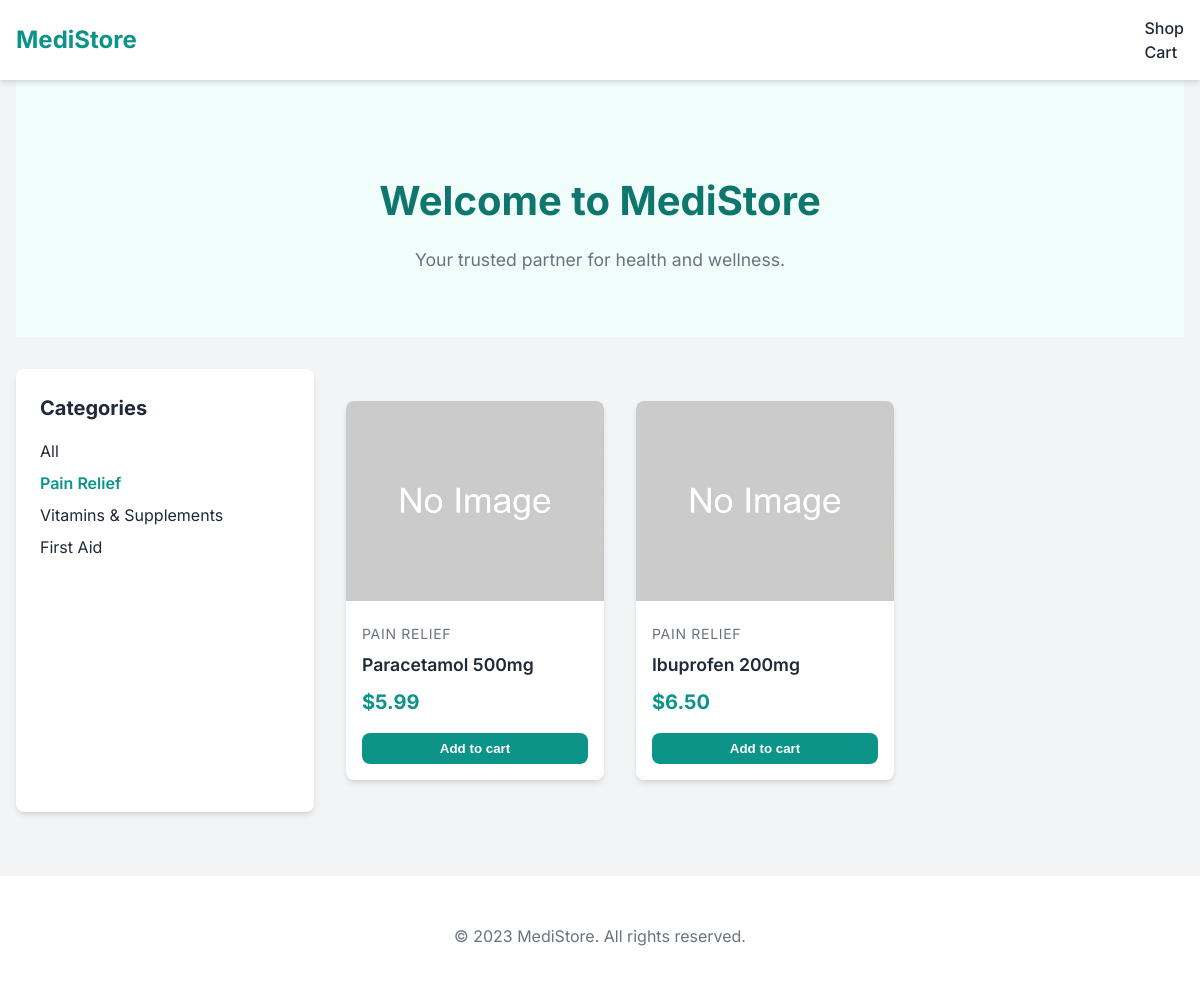
The page /category/pain-relief/ on the database its author committed.
### store/models.py (models this page shows, shortened)
class Category(models.Model):
    name = models.CharField(max_length=200)
    slug = models.SlugField(unique=True)
    image = models.ImageField(upload_to='categories/', blank=True, null=True)
    class Meta:
        verbose_name_plural = 'Categories'

class Medicine(models.Model):
    category = models.ForeignKey(Category, related_name='medicines', on_delete=models.CASCADE)
    name = models.CharField(max_length=200)
    slug = models.SlugField(unique=True)
    image = models.ImageField(upload_to='medicines/')
    description = models.TextField(blank=True)
    price = models.DecimalField(max_digits=10, decimal_places=2)
    stock = models.PositiveIntegerField()
    is_prescription_required = models.BooleanField(default=False)
    available = models.BooleanField(default=True)
    created = models.DateTimeField(auto_now_add=True)
    updated = models.DateTimeField(auto_now=True)

### store/views.py (the view)
# urls.py: path('', views.product_list, name='product_list'),
def product_list(request, category_slug=None):
    category = None
    categories = Category.objects.all()
    medicines = Medicine.objects.filter(available=True)
    if category_slug:
        category = get_object_or_404(Category, slug=category_slug)
        medicines = medicines.filter(category=category)
    return render(request, 'store/product/list.html',
                  {'category': category,
                   'categories': categories,
                   'medicines': medicines})

### templates/store/product/list.html (shortened to what this page needs)
{% extends "store/base.html" %}
{% load static %}
{% block content %}
    <div class="hero">
        <h1>Welcome to MediStore</h1>
        <p>Your trusted partner for health and wellness.</p>
    </div>
    <div style="display: flex; gap: 2rem;">
        <aside class="sidebar" style="width: 250px; flex-shrink: 0;">
            <h3>Categories</h3>
            <ul class="category-list">
                <li>
                    <a href="{% url 'store:product_list' %}" {% if not category %}class="active"{% endif %}>All</a>
                </li>
                {% for c in categories %}
                    <li>
                        <a href="{{ c.get_absolute_url }}" {% if category.slug == c.slug %}class="active"{% endif %}>{{ c.name }}</a>
                    </li>
                {% endfor %}
            </ul>
        </aside>
        <div style="flex-grow: 1;">
            <div id="product-grid-container">
                <div class="product-grid">
                    {% for medicine in medicines %}
                        <div class="product-card">
                            <a href="{{ medicine.get_absolute_url }}">
                                <img src="{% if medicine.image %}{{ medicine.image.url }}{% else %}{% static 'img/no_image.png' %}{% endif %}" class="product-image">
                            </a>
                            <div class="product-info">
                                <div class="product-category">{{ medicine.category.name }}</div>
                                <div class="product-name">
                                    <a href="{{ medicine.get_absolute_url }}">{{ medicine.name }}</a>
                                </div>
                                <div class="product-price">${{ medicine.price }}</div>
                                <form action="{% url 'store:cart_add' medicine.id %}" method="post">
                                    <input type="submit" value="Add to cart" class="btn" style="width: 100%; margin-top: 1rem; padding: 0.5rem;">
                                </form>
                            </div>
                        </div>
                    {% endfor %}
                </div>
            </div>
        </div>
    </div>
{% endblock %}

### static/css/style.css (style rules this page uses)
:root { --primary-color: #0d9488; --primary-dark: #0f766e; --secondary-color: #f0fdfa; --text-color: #1f2937; --light-text: #6b7280; --white: #ffffff; --gray-100: #f3f4f6; --gray-200: #e5e7eb; --shadow: 0 4px 6px -1px rgba(0, 0, 0, 0.1), 0 2px 4px -1px rgba(0, 0, 0, 0.06); --radius: 0.5rem; }
body { font-family: 'Inter', sans-serif; color: var(--text-color); background-color: var(--gray-100); margin: 0; padding: 0; line-height: 1.5; }
a { text-decoration: none; color: inherit; }
.hero { background-color: var(--secondary-color); padding: 4rem 0; text-align: center; margin-bottom: 2rem; }
.hero h1 { font-size: 2.5rem; color: var(--primary-dark); margin-bottom: 1rem; }
.hero p { font-size: 1.1rem; color: var(--light-text); max-width: 600px; margin: 0 auto; }
.product-grid { display: grid; grid-template-columns: repeat(auto-fill, minmax(250px, 1fr)); gap: 2rem; padding: 2rem 0; }
.product-card { background-color: var(--white); border-radius: var(--radius); box-shadow: var(--shadow); overflow: hidden; transition: transform 0.2s; }
.product-image { width: 100%; height: 200px; object-fit: cover; }
.product-info { padding: 1rem; }
.product-category { font-size: 0.875rem; color: var(--light-text); text-transform: uppercase; letter-spacing: 0.05em; }
.product-name { font-size: 1.1rem; font-weight: 600; margin: 0.5rem 0; }
.product-price { font-size: 1.25rem; font-weight: 700; color: var(--primary-color); }
.btn { display: inline-block; background-color: var(--primary-color); color: var(--white); padding: 0.75rem 1.5rem; border-radius: var(--radius); font-weight: 600; border: none; cursor: pointer; transition: background-color 0.2s; }
.sidebar { background-color: var(--white); padding: 1.5rem; border-radius: var(--radius); box-shadow: var(--shadow); }
.sidebar h3 { margin-top: 0; margin-bottom: 1rem; font-size: 1.25rem; }
.sidebar ul { list-style: none; padding: 0; }
.sidebar li { margin-bottom: 0.5rem; }
.sidebar a.active { color: var(--primary-color); font-weight: 600; }

### rows shown on the page
Category: name "Pain Relief"
Category: name "Vitamins & Supplements"
Category: name "First Aid"
Medicine: category.name "PAIN RELIEF", name "Paracetamol 500mg", price "5.99"
Medicine: category.name "PAIN RELIEF", name "Ibuprofen 200mg", price "6.50"
